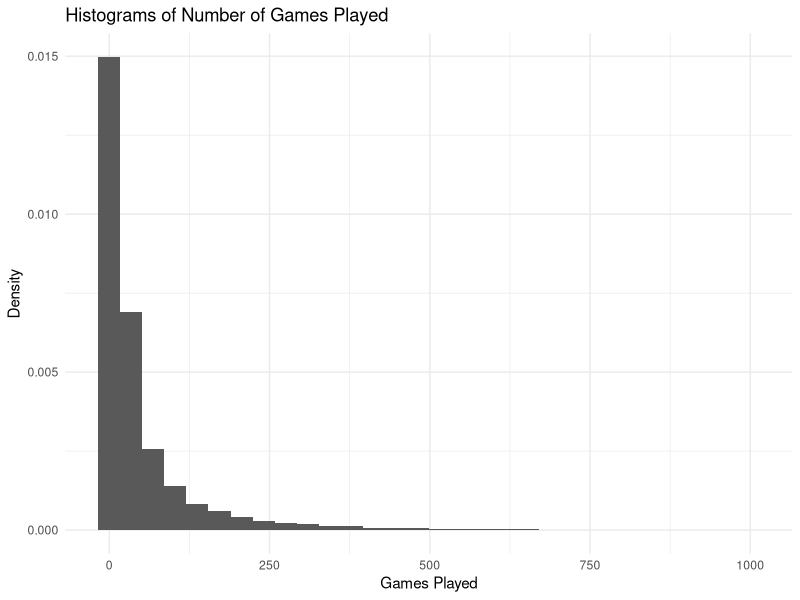
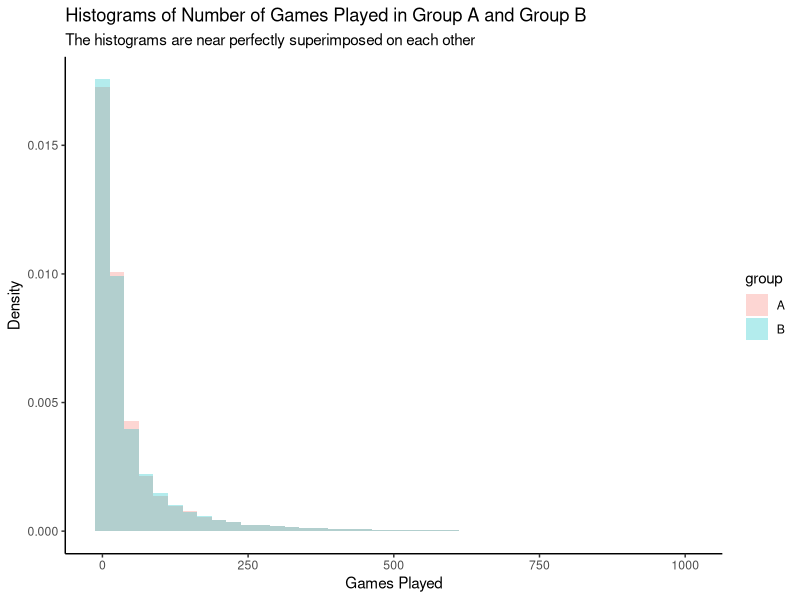
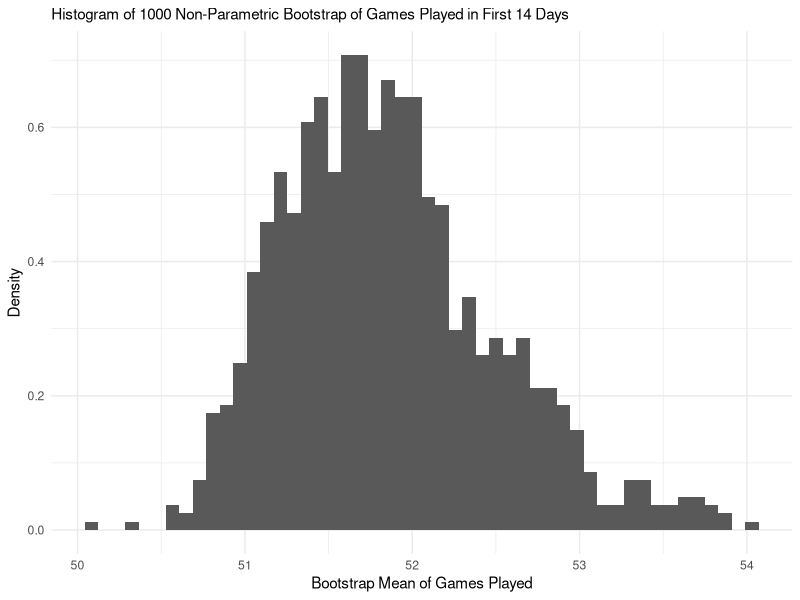
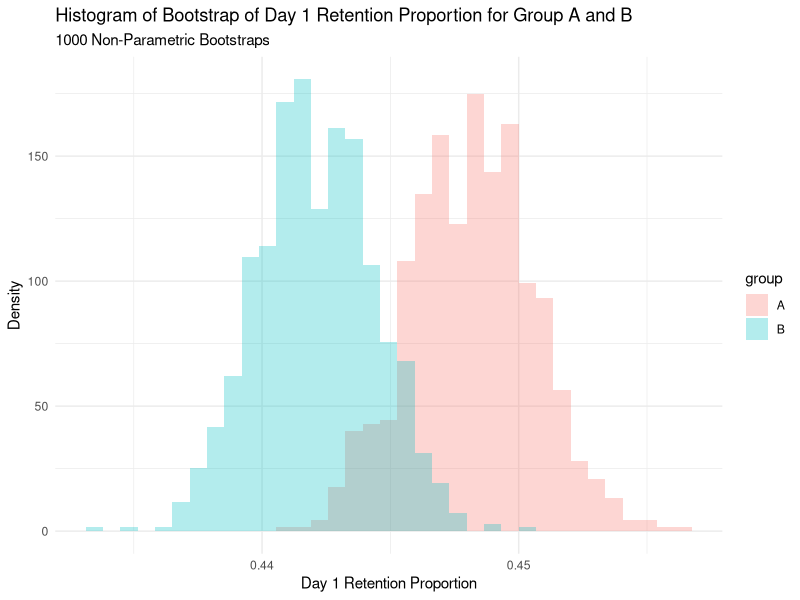
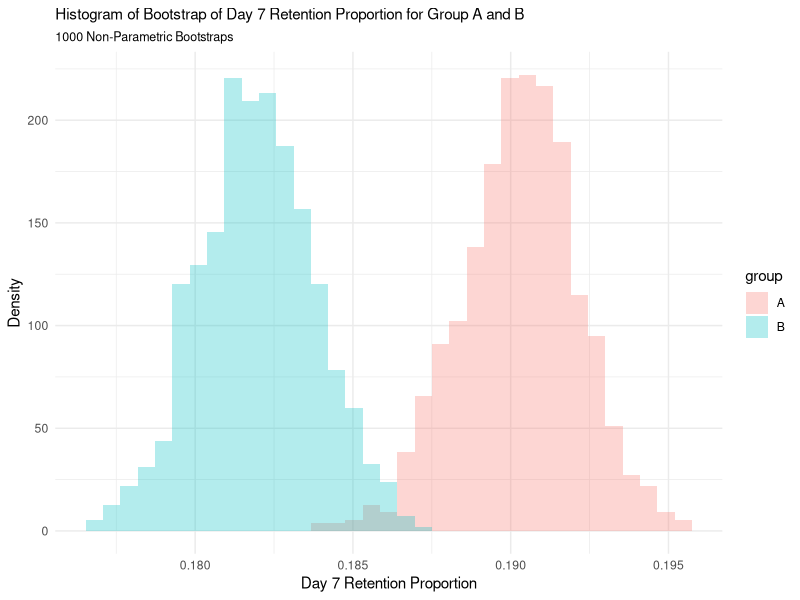

R code for these plots, in order:
## ---- chunk 1
library(tidyverse)
library(knitr)
game_data <- read_csv('game_data.csv')
## ---- chunk 2
# removing all rows from game_data with games_played >= 1000 because extreme outliers in the right tail are messing up the visualization
modified_game_data <- game_data %>% filter(games_played < 1000)
ggplot(modified_game_data, aes(x= games_played, y = ..density..)) + 
  geom_histogram()+ labs(title = "Histograms of Number of Games Played") + xlab("Games Played") + ylab("Density") + theme_set(theme_minimal()) + theme_minimal()
## ---- chunk 3
# removing all rows from game_data with games_played >= 1000 because extreme outliers in the right tail are messing up the visualization

modified_game_data <- game_data %>% filter(games_played < 1000)
ggplot(modified_game_data, aes(x= games_played, y = ..density.., fill = group)) + geom_histogram(position = "identity", binwidth = 25, alpha = .3) + labs(title = "Histograms of Number of Games Played in Group A and Group B", subtitle = "The histograms are near perfectly superimposed on each other") + xlab("Games Played") + ylab("Density") + theme_classic()
## ---- chunk 4
groupA <- game_data %>% filter(group == 'A')
groupB <- game_data %>% filter(group == 'B')
prop1A <- mean(groupA$retained_1)
prop1B <- mean(groupB$retained_1)
prop7A <- mean(groupA$retained_7)
prop7B <- mean(groupB$retained_7)
## ---- chunk 5
# 95% ci for average number of games played in the first 14 days ignoring group
sample_mean <- mean(game_data$games_played)
sample_sd <- sd(game_data$games_played)/(dim(game_data)[1]**.5)
ci_95 <- c(sample_mean - qnorm(.975) * sample_sd, sample_mean + qnorm(.975) * sample_sd)
ci_95
## ---- chunk 6
np_boot_mean_df <- map_df(1:1000, function(i) {
  # sample from the data with replacement
  bootstrap_data <- sample(game_data$games_played, dim(game_data)[1], replace = TRUE)
  # compute the sample mean of the bootstrap sample
  data.frame(boot_mean = mean(bootstrap_data))
})

# plot the histogram of the nonparametric bootstrap
ggplot(np_boot_mean_df, aes(boot_mean)) + geom_histogram(aes(y=..density..), bins = 50) + labs(title = "Histogram of 1000 Non-Parametric Bootstrap of Games Played in First 14 Days") + xlab("Bootstrap Mean of Games Played") + ylab("Density") + theme(plot.title = element_text(size = 11))

bootstrap_ci_95 <- c(mean(np_boot_mean_df$boot_mean) - qnorm(.975) * sd(np_boot_mean_df$boot_mean),
                     mean(np_boot_mean_df$boot_mean) + qnorm(.975) * sd(np_boot_mean_df$boot_mean))

bootstrap_ci_95
## ---- chunk 7
groupA <- game_data %>% filter(group == 'A')

groupB <- game_data %>% filter(group == 'B')


np_boot_mean_df <- map_df(1:1000, function(i) {
  # sample from the data with replacement
  bootstrap_dataA <- sample(groupA$retained_1, dim(groupA)[1], replace = TRUE)
  bootstrap_dataB <- sample(groupB$retained_1, dim(groupB)[1], replace = TRUE)
  # compute the sample mean of the bootstrap sample
  data.frame(boot_mean = c(mean(bootstrap_dataA), mean(bootstrap_dataB)), group = c('A', 'B'))
})

# plot the histogram of the nonparametric bootstrap
ggplot(np_boot_mean_df, aes(x= boot_mean, fill = group)) + geom_histogram(position = "identity", aes(y=..density..), alpha = .3, bins = 35) + labs(title = "Histogram of Bootstrap of Day 1 Retention Proportion for Group A and B", subtitle = "1000 Non-Parametric Bootstraps") + xlab("Day 1 Retention Proportion") + ylab("Density") + theme(plot.title = element_text(size = 11), plot.subtitle = element_text(size = 9)) + theme_minimal()

## ---- chunk 8
groupA <- game_data %>% filter(group == 'A')

groupB <- game_data %>% filter(group == 'B')


np_boot_mean_df <- map_df(1:1000, function(i) {
  # sample from the data with replacement
  bootstrap_dataA <- sample(groupA$retained_7, dim(groupA)[1], replace = TRUE)
  bootstrap_dataB <- sample(groupB$retained_7, dim(groupB)[1], replace = TRUE)
  # compute the sample mean of the bootstrap sample
  data.frame(boot_mean = c(mean(bootstrap_dataA), mean(bootstrap_dataB)), group = c('A', 'B'))
})

# plot the histogram of the nonparametric bootstrap
ggplot(np_boot_mean_df, aes(x= boot_mean, fill = group)) + geom_histogram(position = "identity", aes(y=..density..), alpha = .3, bins = 35) + labs(title = "Histogram of Bootstrap of Day 7 Retention Proportion for Group A and B", subtitle = "1000 Non-Parametric Bootstraps") + xlab("Day 7 Retention Proportion") + ylab("Density") + theme(plot.title = element_text(size = 11), plot.subtitle = element_text(size = 9))

## ---- chunk 9
mu_0 = 52
xbar = mean(game_data$games_played)
n = dim(game_data)[1]
s = sd(game_data$games_played)
alpha = 0.05

z = (xbar - mu_0)/(s/(n ** 1/2))

pnorm(z) <= 0.05 
## ---- chunk 10
samp_mean_A <- mean(groupA$games_played)
samp_mean_B <- mean(groupB$games_played)
sd_A <- sd(groupA$games_played)
sd_B <- sd(groupB$games_played)
n <- dim(groupA)[1]
m <- dim(groupB)[1]
sp <- sqrt(((n - 1) * sd_A ** 2 + (m - 1) * sd_B ** 2)/(n + m - 2))
df <- n + m - 2
t <- (samp_mean_A - samp_mean_B) / (sp * sqrt(1/n + 1/m))
pvalue <- 2 * (1 - pt(t, df))
pvalue

t.test(groupA$games_played, groupB$games_played, alternative = "two.sided", var.equal = TRUE)
## ---- chunk 11
propA <- mean(groupA$retained_1)
propB <- mean(groupB$retained_1)
n <- dim(groupA)[1]
m <- dim(groupB)[1]
p_hat <- (sum(groupA$retained_1) + sum(groupB$retained_1))/(n + m)
sd_null <- sqrt(p_hat * (1 - p_hat) * (1/n + 1/m))
z = (propA - propB) / sd_null
pvalue <- 2 * (1 - pnorm(z))
pvalue
## ---- chunk 12
propA <- mean(groupA$retained_7)
propB <- mean(groupB$retained_7)
n <- dim(groupA)[1]
m <- dim(groupB)[1]
p_hat <- (sum(groupA$retained_7) + sum(groupB$retained_7))/(n + m)
sd_null <- sqrt(p_hat * (1 - p_hat) * (1/n + 1/m))
z = (propA - propB) / sd_null
pvalue <- 2 * (1 - pnorm(z))
pvalue
